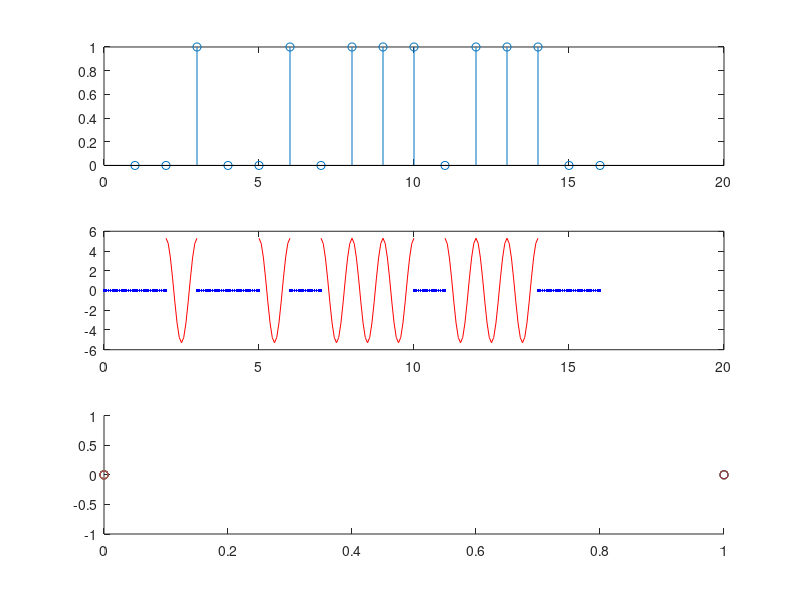

Here is the MATLAB script that generated this plot:
% BASK

clc 
clear

N = 16;
fc = 14;
Ts = 1/fc;
t = 0:Ts:1;
Es = 1;
A = sqrt(2*Es/Ts);
seq = zeros(1, N);

for i = 1:N
    if(rand(1)>0.5)
        seq(i) = 1;
    else 
        seq(i) = 0;
    end
end
subplot(3, 1, 1)
xn = 1:N;
stem(xn, seq)

seq0 = 0;
seq1 = A * cos(2*pi*t);

xi = 0;
xf = 1;

for i = 1:N
    x = xi:Ts:xf;
    subplot(3, 1, 2)
    if(seq(i) == 1)
        plot(x, seq1, color = 'red')
    else
        plot(x, seq0, color = 'blue')
    end
    xi = xi+1;
    xf = xf+1;
    hold on
end

hold off
subplot(3, 1, 3)
for i=1:N
    if(seq(i) == 0)
        scatter(0, 0, color = 'red')
    else
        scatter(sqrt(Es), 0, color = 'black')
    end
    hold on
end
